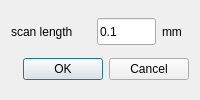
<?xml version="1.0" encoding="UTF-8"?>
<ui version="4.0">
 <class>Dialog</class>
 <widget class="QDialog" name="Dialog">
  <property name="geometry">
   <rect>
    <x>0</x>
    <y>0</y>
    <width>200</width>
    <height>100</height>
   </rect>
  </property>
  <property name="windowTitle">
   <string>Dialog</string>
  </property>
  <layout class="QGridLayout" name="gridLayout">
   <item row="0" column="0">
    <widget class="QLabel" name="label">
     <property name="minimumSize">
      <size>
       <width>80</width>
       <height>27</height>
      </size>
     </property>
     <property name="text">
      <string>scan length</string>
     </property>
    </widget>
   </item>
   <item row="0" column="1">
    <widget class="QLineEdit" name="scan_length_ledit">
     <property name="minimumSize">
      <size>
       <width>10</width>
       <height>27</height>
      </size>
     </property>
     <property name="text">
      <string>0.1</string>
     </property>
    </widget>
   </item>
   <item row="0" column="2">
    <widget class="QLabel" name="label_3">
     <property name="minimumSize">
      <size>
       <width>27</width>
       <height>27</height>
      </size>
     </property>
     <property name="text">
      <string>mm</string>
     </property>
    </widget>
   </item>
   <item row="1" column="0" colspan="3">
    <widget class="QDialogButtonBox" name="buttonBox">
     <property name="orientation">
      <enum>Qt::Horizontal</enum>
     </property>
     <property name="standardButtons">
      <set>QDialogButtonBox::Cancel|QDialogButtonBox::Ok</set>
     </property>
    </widget>
   </item>
  </layout>
 </widget>
 <resources/>
 <connections>
  <connection>
   <sender>buttonBox</sender>
   <signal>accepted()</signal>
   <receiver>Dialog</receiver>
   <slot>accept()</slot>
   <hints>
    <hint type="sourcelabel">
     <x>248</x>
     <y>254</y>
    </hint>
    <hint type="destinationlabel">
     <x>157</x>
     <y>274</y>
    </hint>
   </hints>
  </connection>
  <connection>
   <sender>buttonBox</sender>
   <signal>rejected()</signal>
   <receiver>Dialog</receiver>
   <slot>reject()</slot>
   <hints>
    <hint type="sourcelabel">
     <x>316</x>
     <y>260</y>
    </hint>
    <hint type="destinationlabel">
     <x>286</x>
     <y>274</y>
    </hint>
   </hints>
  </connection>
 </connections>
</ui>
